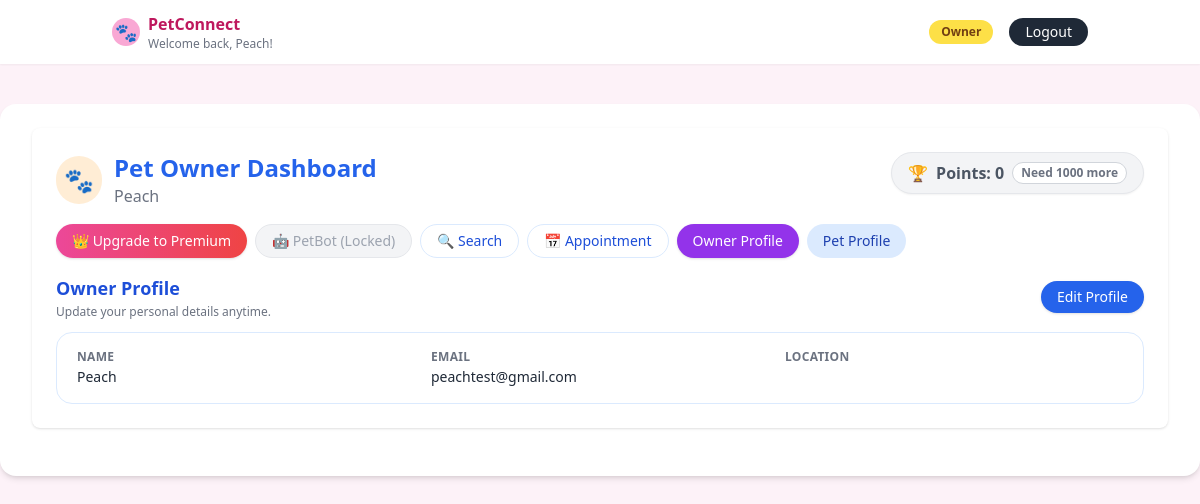
/owner/dashboard (signed in), run on the app's committed database.
### tables this page shows
CREATE TABLE owners (
    id INTEGER PRIMARY KEY AUTOINCREMENT,
    user_id INTEGER NOT NULL UNIQUE,
    name TEXT NOT NULL,
    email TEXT NOT NULL,
    location TEXT NOT NULL DEFAULT '',
    password TEXT NOT NULL DEFAULT '', is_premium INTEGER DEFAULT 0, subscription_expiry TEXT, reward_points INTEGER DEFAULT 0,
    FOREIGN KEY (user_id) REFERENCES users(id)
);

### app.py (the view)
@app.route("/owner/dashboard")
def owner_dashboard():
    if "user_id" not in session or session.get("role") != "owner":
        return redirect(url_for("login"))
    owner = get_or_create_owner_for_current_user()
    if not owner:
        flash("Owner profile not found.", "danger")
        return redirect(url_for("login"))
    conn = get_db()
    cur = conn.cursor()
    pets = cur.execute(
        "SELECT * FROM pets WHERE owner_id = ?", (owner["id"],)
    ).fetchall()
    conn.close()
    tab = request.args.get("tab", "owner")
    return render_template("owner_dashboard.html", owner=owner, pets=pets, tab=tab)

### app.py (called while the page is built, shortened)
def get_db():
    conn = sqlite3.connect(app.config["DATABASE"])
    conn.row_factory = sqlite3.Row
    return conn

def get_or_create_owner_for_current_user():
    user_id = session.get("user_id")
    if not user_id:
        return None
    conn = get_db()
    cur = conn.cursor()
    owner = cur.execute(
        "SELECT * FROM owners WHERE user_id = ?", (user_id,)
    ).fetchone()
    conn.close()
    return owner

### templates/owner_dashboard.html (shortened to what this page needs)
{% extends "base.html" %}
{% block content %}
<div class="bg-white p-6 rounded-lg shadow mb-6">
    <div class="flex justify-between items-start mb-4">
        <div>
            <div class="flex items-center gap-3">
                <div class="p-2 bg-orange-100 rounded-full">
                    <span class="text-2xl">🐾</span>
                </div>
                <div>
                    <h1 class="text-2xl font-bold text-blue-600">Pet Owner Dashboard</h1>
                    <p class="text-gray-500">{{ owner['name'] }}</p>
                </div>
            </div>
        </div>
        {% if owner['reward_points'] >= 1000%}
            <a href="{{ url_for('pricing') }}"
               class="redeemable-points shine-effect bg-gradient-to-r from-yellow-400 via-yellow-500 to-yellow-600 text-white px-5 py-2.5 rounded-full font-bold flex items-center gap-2 shadow-lg border-2 border-yellow-300 hover:from-yellow-500 hover:to-yellow-700 transition no-underline relative overflow-hidden"
               title="Click to Redeem {{ owner['reward_points'] }} Points!">
                <span class="text-xl">🏆</span>
                <span>{{ owner['reward_points'] }} Points</span>
                <span class="text-xs bg-white px-2 py-1 rounded-full text-yellow-700 font-extrabold border border-yellow-400 shadow-sm">
                    REDEEM NOW!
                </span>
            </a>
        {% else %}
            <div class="bg-gray-100 text-gray-600 px-4 py-2 rounded-full font-semibold flex items-center gap-2 shadow-sm border border-gray-200 cursor-default"
                 title="Earn {{ 1000 - owner['reward_points'] }} more points to unlock discounts">
                <span>🏆</span>
                <span>Points: {{ owner['reward_points'] }}</span>
                <span class="text-xs bg-white px-2 py-0.5 rounded-full text-gray-500 border border-gray-300">
                    Need {{ 1000 - owner['reward_points'] }} more
                </span>
            </div>
        {% endif %}
    </div>
    <div class="flex flex-wrap gap-2 mb-4">
        {% if not owner['is_premium'] %}
            <a href="{{ url_for('pricing') }}"
               class="px-4 py-1.5 rounded-full text-xs md:text-sm bg-gradient-to-r from-pink-500 to-red-500 text-white shadow hover:shadow-lg transition no-underline flex items-center gap-1">
                👑 Upgrade to Premium
            </a>
        {% else %}
            <div class="px-4 py-1.5 rounded-full text-xs md:text-sm bg-gradient-to-r from-purple-500 to-pink-500 text-white shadow flex items-center gap-1">
                👑 Premium Member
            </div>
        {% endif %}
        {% if owner and owner['is_premium'] %}
            <a href="#"
               class="px-4 py-1.5 rounded-full text-xs md:text-sm bg-purple-600 text-white shadow hover:bg-purple-700 transition no-underline">
                🤖PetBot AI
            </a>
        {% else %}
            <a href="{{ url_for('pricing') }}"
               class="px-4 py-1.5 rounded-full text-xs md:text-sm bg-gray-100 text-gray-400 border border-gray-200 cursor-not-allowed"
               title="Upgrade to Premium to access">
                🤖 PetBot (Locked)
            </a>
        {% endif %}
        <a href="{{ url_for('owner_search') }}"
           class="px-4 py-1.5 rounded-full text-xs md:text-sm bg-white text-blue-700 border border-blue-100 hover:bg-blue-50 transition no-underline">
            🔍 Search
        </a>
        <a href="{{ url_for('owner_appointments') }}"
           class="px-4 py-1.5 rounded-full text-xs md:text-sm bg-white text-blue-700 border border-blue-100 hover:bg-blue-50 transition no-underline">
            📅 Appointment
        </a>
        <button id="tab-owner"
                type="button"
                onclick="showOwnerTab('owner')"
                class="px-4 py-1.5 rounded-full text-xs md:text-sm bg-purple-600 text-white shadow hover:bg-purple-700 transition">
            Owner Profile
        </button>
        <button id="tab-pets"
                type="button"
                onclick="showOwnerTab('pets')"
                class="px-4 py-1.5 rounded-full text-xs md:text-sm bg-blue-100 text-blue-800 hover:bg-blue-200 transition">
            Pet Profile
        </button>
    </div>
    <div id="owner-section" class="space-y-3">
        <div class="flex items-center justify-between mb-2">
            <div>
                <h2 class="text-lg font-semibold text-blue-700 mb-0.5">Owner Profile</h2>
                <p class="text-xs text-gray-500">Update your personal details anytime.</p>
            </div>
            <a href="{{ url_for('edit_owner_profile') }}"
               class="px-4 py-1.5 rounded-full bg-blue-600 text-white text-xs md:text-sm font-medium shadow hover:bg-blue-700 no-underline">
                Edit Profile
            </a>
        </div>
        <div class="bg-white border border-blue-100 rounded-2xl px-5 py-4">
            {% if owner %}
                <div class="grid gap-4 md:grid-cols-3 text-sm">
                    <div>
                        <p class="text-xs font-semibold text-gray-500 uppercase tracking-wide">Name</p>
                        <p class="mt-0.5 text-sm text-gray-800">{{ owner['name'] }}</p>
                    </div>
                    <div>
                        <p class="text-xs font-semibold text-gray-500 uppercase tracking-wide">Email</p>
                        <p class="mt-0.5 text-sm text-gray-800">{{ owner['email'] }}</p>
                    </div>
                    <div>
                        <p class="text-xs font-semibold text-gray-500 uppercase tracking-wide">Location</p>
                    </div>
                </div>
            {% else %}
                <p class="text-sm text-gray-500">No owner found in the database.</p>
            {% endif %}
        </div>
    </div>
</div>
{% endblock %}

### templates/base.html (shortened to what this page needs)
<!DOCTYPE html>
<html lang="en">
<head>
  <script src="https://cdn.tailwindcss.com"></script>
</head>
<body class="bg-pink-50">
  <header class="bg-white shadow-sm">
    <div class="max-w-5xl mx-auto px-6 py-3 flex items-center justify-between">
      <div class="flex items-center space-x-2">
        <div class="w-7 h-7 rounded-full bg-pink-300 flex items-center justify-center">
          <span class="text-white text-lg">🐾</span>
        </div>
        <div>
          <p class="font-semibold text-pink-700">PetConnect</p>
          {% if session.get('user_name') %}
            <p class="text-xs text-gray-500">Welcome back, {{ session.get('user_name') }}!</p>
          {% endif %}
        </div>
      </div>
      <nav class="flex items-center space-x-4 text-sm">
        {% if session.get('user_id') %}
          <span class="px-3 py-1 rounded-full bg-yellow-300 text-xs font-semibold text-yellow-900">
            {{ session.get('role')|capitalize }}
          </span>
          <a href="{{ url_for('logout') }}"
             class="px-4 py-1 rounded-full bg-gray-800 text-white text-sm hover:bg-black transition">
            Logout
          </a>
        {% endif %}
      </nav>
    </div>
  </header>
  <main class="min-h-screen">
    <div class="max-w-7xl mx-auto mt-10">
      <div class="bg-white rounded-2xl shadow-md px-8 py-6">
        {% block content %}{% endblock %}
      </div>
    </div>
  </main>
</body>
</html>

### data on the page
owners: get "Peach", name "Peach", reward_points "0", 1000-owner['reward_points'] "1000", email "peachtest@gmail.com"

### other printed values
{{ session.get('role')|capitalize }} "Owner"
